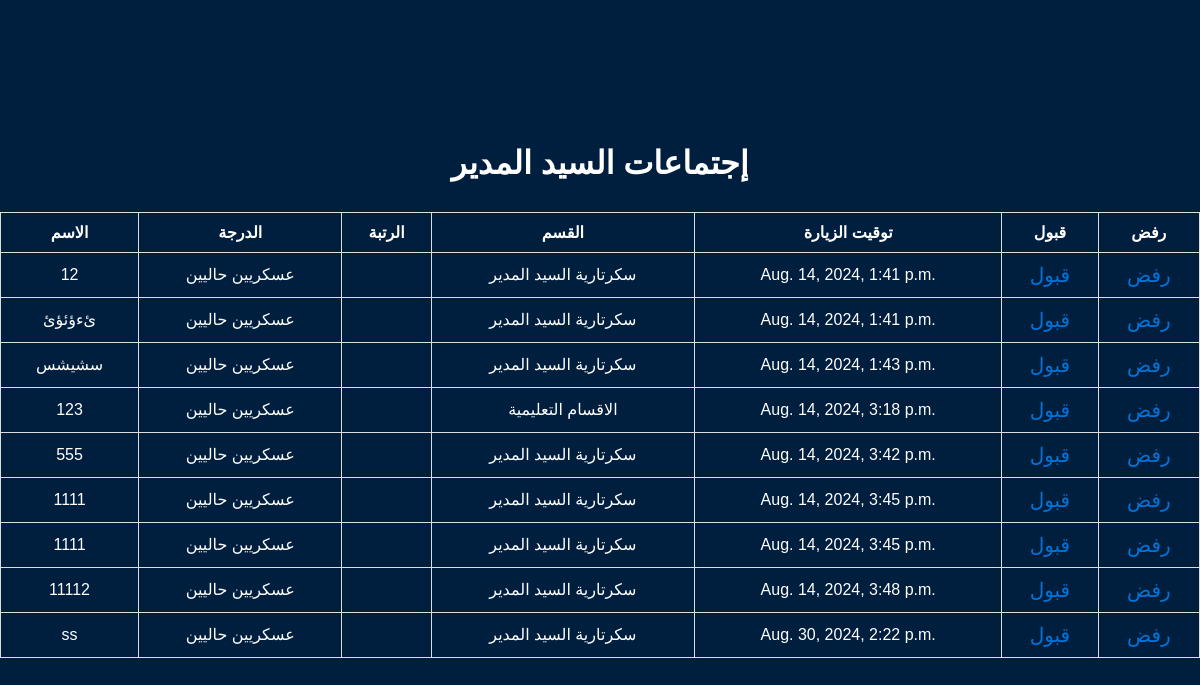
The app's page /manager/ (signed in) with its own data.
### secretary/models.py (models this page shows, shortened)
class Meeting(models.Model):
    STATUS_CHOICES = [
        ('pending', 'قيد الإنتظار'),
        ('approved', 'مقبول'),
        ('rejected', 'مرفوض'),
        ('rescheduled', 'Rescheduled'),
    ]
    CLASS_CHOICES = [
        ('current_military', 'عسكريين حاليين'),
        ('ex_military', 'عسكريين سابقين'),
        ('civilians', 'مدنيين'),
    ]
    name = models.CharField(max_length=100)
    meeting_class = models.CharField(max_length=20, choices=CLASS_CHOICES)
    degree = models.CharField(max_length=50, blank=True, null=True)
    department = models.CharField(max_length=100, choices=Member.DEPARTMENT_CHOICES, blank=True, null=True)
    status = models.CharField(max_length=11, choices=STATUS_CHOICES, default='pending')
    scheduled_time = models.DateTimeField(default=timezone.now)

### manager/views.py (the view)
# urls.py: path('', views.meeting_list_view, name='meeting_list'),
@login_required
def meeting_list_view(request):
    meetings = Meeting.objects.filter(status='pending')  # Only get pending meetings
    return render(request, 'manager/meeting_list.html', {'meetings': meetings})

### manager/templates/manager/meeting_list.html (shortened to what this page needs)
{% load static %}
<!DOCTYPE html>
<html lang="ar">
<head>
    <link rel="stylesheet" type="text/css" href="{% static 'css/style.css' %}">
</head>
<body>
<h1>إجتماعات السيد المدير</h1>
<table>
    <thead>
        <tr>
            <th>الاسم</th>
            <th>الدرجة</th>
            <th>الرتبة</th>
            <th>القسم</th>
            <th>توقيت الزيارة</th>
            <th>قبول</th>
            <th>رفض</th>
        </tr>
    </thead>
    <tbody>
    {% for meeting in meetings %}
        <tr id="meeting-{{ meeting.id }}">
            <td>{{ meeting.name }}</td>
            <td>{{ meeting.get_meeting_class_display }}</td>
            <td>{{ meeting.get_degree_display }}</td>
            <td>{{ meeting.get_department_display }}</td>
            <td>{{ meeting.scheduled_time }}</td>
            <td><a href="{% url 'approve_meeting' meeting.id %}">قبول</a></td>
            <td><a href="{% url 'reject_meeting' meeting.id %}">رفض</a></td>
        </tr>
    {% endfor %}
    </tbody>
</table>
</body>
</html>

### secretary/static/css/style.css (style rules this page uses)
body { background-color: #001f3f; color: white; display:flex; flex-direction: column; justify-content: center; align-items: center; height: 100vh; margin: 0; padding: 0; font-family: Arial, sans-serif; text-align: center; overflow: auto; }
h1 { margin-bottom: 30px; }
table { width: 100%; border-collapse: collapse; margin-bottom: 20px; }
th, td { padding: 10px; border: 1px solid #ddd; }
th { background-color: #001f3f; }
a { color: #0074D9; text-decoration: none; font-size: 20px; margin: 10px 0; }

### records on screen
Meeting: name "12", meeting_class "عسكريين حاليين", department "سكرتارية السيد المدير", scheduled_time "Aug. 14, 2024, 1:41 p.m."
Meeting: name "ئءؤئؤئ", meeting_class "عسكريين حاليين", department "سكرتارية السيد المدير", scheduled_time "Aug. 14, 2024, 1:41 p.m."
Meeting: name "سشيشس", meeting_class "عسكريين حاليين", department "سكرتارية السيد المدير", scheduled_time "Aug. 14, 2024, 1:43 p.m."
Meeting: name "123", meeting_class "عسكريين حاليين", department "الاقسام التعليمية", scheduled_time "Aug. 14, 2024, 3:18 p.m."
Meeting: name "555", meeting_class "عسكريين حاليين", department "سكرتارية السيد المدير", scheduled_time "Aug. 14, 2024, 3:42 p.m."
Meeting: name "1111", meeting_class "عسكريين حاليين", department "سكرتارية السيد المدير", scheduled_time "Aug. 14, 2024, 3:45 p.m."
Meeting: name "1111", meeting_class "عسكريين حاليين", department "سكرتارية السيد المدير", scheduled_time "Aug. 14, 2024, 3:45 p.m."
Meeting: name "11112", meeting_class "عسكريين حاليين", department "سكرتارية السيد المدير", scheduled_time "Aug. 14, 2024, 3:48 p.m."
Meeting: name "ss", meeting_class "عسكريين حاليين", department "سكرتارية السيد المدير", scheduled_time "Aug. 30, 2024, 2:22 p.m."
